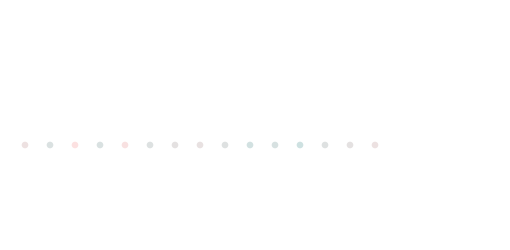
Frame 1 (no input)
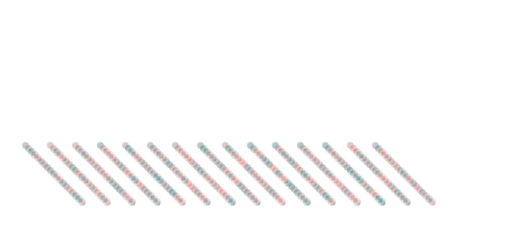
Frame 60 (the mouse pressed at the canvas centre just before this capture)
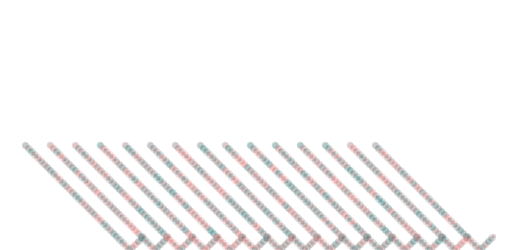
Frame 120 (the mouse held since frame 60 and released just before this capture)

The Processing sketch that drew these frames (run headless with seeded random() and noise(); from frame 60 on, the mouse is pressed at the canvas centre):

// Processing sketch: processing_63556
// ── processing_63556.pde

int counter;
PVector[] wheres;
PVector[] deltas;

void setup() {  //setup function called initially, only once

  wheres = new PVector[15];
  for(int i=0;i<wheres.length;i++) {
      wheres[i] = new PVector(25*(i+1),145);
  }
  deltas = new PVector[15];
  for(int i=0;i<deltas.length;i++) {
    deltas[i] = new PVector(1,1);
  }
  size(510, 250);
  background(255);  //set background white
  colorMode(RGB);   //set colors to Hue, Saturation, Brightness mode
  counter = 0;
}

void draw() {  //draw function loops 
  counter++;
  noStroke();
  //                               
  for(int i=0;i<wheres.length;i++) {
      fill(random(wheres[i].x%5,255),100,100,50);
      ellipse(wheres[i].x, wheres[i].y, 8*sin(counter), 8*sin(counter));
 
      deltas[i] = ricocheteDelta(wheres[i], deltas[i]);
      
      wheres[i].x = wheres[i].x + deltas[i].x;
      wheres[i].y = wheres[i].y + deltas[i].y; 
  }
}

PVector ricocheteDelta(PVector w, PVector del) {

  PVector newDelta = new PVector(del.x, del.y);
  if ((w.x + del.x) > width)
      newDelta.x = -1;
      
  if ((w.x + del.x) < 0)
      newDelta.x = 1;
 
  if ((w.y + del.y) > height)
      newDelta.y = -1;
      
  if ((w.y + del.y) < 0)
      newDelta.y = 1;

  return newDelta;
}
